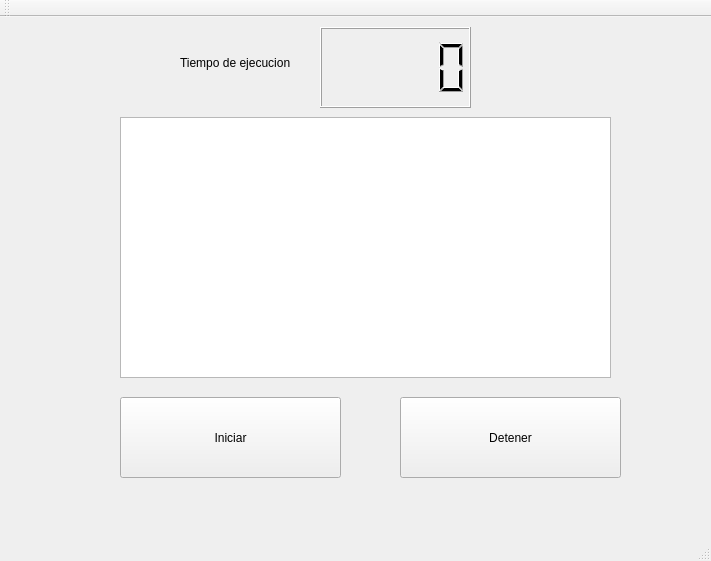
<?xml version="1.0" encoding="UTF-8"?>
<ui version="4.0">
 <class>MainWindow</class>
 <widget class="QMainWindow" name="MainWindow">
  <property name="geometry">
   <rect>
    <x>0</x>
    <y>0</y>
    <width>711</width>
    <height>561</height>
   </rect>
  </property>
  <property name="windowTitle">
   <string>MainWindow</string>
  </property>
  <widget class="QWidget" name="centralWidget">
   <widget class="QPushButton" name="pushButton">
    <property name="geometry">
     <rect>
      <x>120</x>
      <y>380</y>
      <width>221</width>
      <height>81</height>
     </rect>
    </property>
    <property name="text">
     <string>Iniciar</string>
    </property>
   </widget>
   <widget class="QTextBrowser" name="textBrowser">
    <property name="geometry">
     <rect>
      <x>120</x>
      <y>100</y>
      <width>491</width>
      <height>261</height>
     </rect>
    </property>
   </widget>
   <widget class="QPushButton" name="pushButton_2">
    <property name="geometry">
     <rect>
      <x>400</x>
      <y>380</y>
      <width>221</width>
      <height>81</height>
     </rect>
    </property>
    <property name="text">
     <string>Detener</string>
    </property>
   </widget>
   <widget class="QLCDNumber" name="lcdNumber">
    <property name="geometry">
     <rect>
      <x>320</x>
      <y>10</y>
      <width>151</width>
      <height>81</height>
     </rect>
    </property>
   </widget>
   <widget class="QLabel" name="label">
    <property name="geometry">
     <rect>
      <x>180</x>
      <y>30</y>
      <width>141</width>
      <height>31</height>
     </rect>
    </property>
    <property name="text">
     <string>Tiempo de ejecucion</string>
    </property>
   </widget>
  </widget>
  <widget class="QMenuBar" name="menuBar">
   <property name="geometry">
    <rect>
     <x>0</x>
     <y>0</y>
     <width>711</width>
     <height>26</height>
    </rect>
   </property>
  </widget>
  <widget class="QToolBar" name="mainToolBar">
   <attribute name="toolBarArea">
    <enum>TopToolBarArea</enum>
   </attribute>
   <attribute name="toolBarBreak">
    <bool>false</bool>
   </attribute>
  </widget>
  <widget class="QStatusBar" name="statusBar"/>
 </widget>
 <layoutdefault spacing="6" margin="11"/>
 <resources/>
 <connections/>
</ui>
